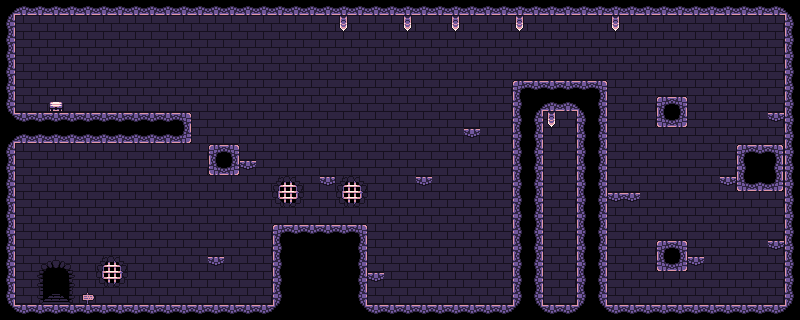

A 2D game scene composited from a Tiled map and its tileset images. What follows is a short description and the map's XML, with each tile layer's data collapsed to a summary:
An orthogonal 50x20 tile map with 16x16 px tiles, 3 tile layers (Слой тайлов 1, Слой тайлов 3, Слой тайлов 2).

<map version="1.9" tiledversion="1.9.2" orientation="orthogonal" renderorder="right-down" width="50" height="20" tilewidth="16" tileheight="16" infinite="0" nextlayerid="4" nextobjectid="1">
 <properties>
  <property name="Scale" type="int" value="4" />
 </properties>
 <tileset firstgid="1" source="testset.tsx" />
 <layer id="1" name="Слой тайлов 1" width="50" height="20">
  <properties>
   <property name="Collision" type="bool" value="false" />
  </properties>
  <data>[1000 cells, 1000 non-empty, 1 distinct tile ids]</data>
 </layer>
 <layer id="3" name="Слой тайлов 3" width="50" height="20">
  <properties>
   <property name="Collision" type="bool" value="false" />
  </properties>
  <data>[1000 cells, 28 non-empty, 15 distinct tile ids]</data>
 </layer>
 <layer id="2" name="Слой тайлов 2" width="50" height="20">
  <properties>
   <property name="Collision" type="bool" value="true" />
  </properties>
  <data>[1000 cells, 283 non-empty, 17 distinct tile ids]</data>
 </layer>
</map>
